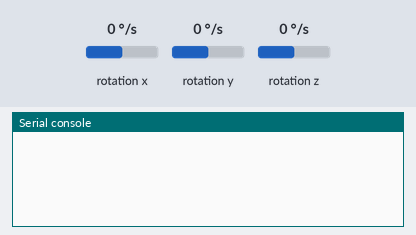
Bench run of a program on a simulated Raspberry Pi Pico running MicroPython. On the bench: the last lines printed to the serial console. Inputs (shaded band) come from the test bench; at power-on: rotation x 0 °/s, rotation y 0 °/s, rotation z 0 °/s. Library files of the repository ran but are not shown: imu.py.

Above: at 2.1 s.
2.2 s: rotation x set to -192 °/s
At 3.2 s:
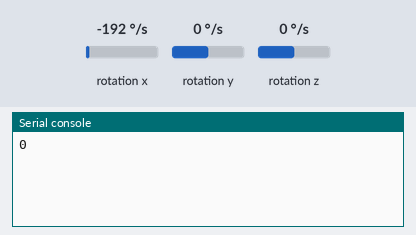
4.9 s: rotation x set to -100 °/s
At 6.9 s:
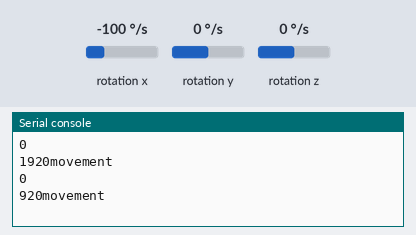

Measured:
- after the input at 4.9 s, the serial console: prints a new line after 1.0 s (image 2)

The program:

mpuTest.py
```python
from imu import MPU6050
import time
from machine import Pin, I2C

class gyro:
    def __init__(self):
        self.i2c = I2C(0, sda=Pin(0), scl=Pin(1), freq=400000)
        self.imu = MPU6050(self.i2c)
        self.a=0
        self.getZero()
    def getZero(self): #create a zerod value to detect change
        self.a=0
        for i in range(200):
            self.a+=int(self.imu.gyro.x*10)
        self.a=int(self.a/200)
    def movementDetected(self,sensitiviy=10):
        val=abs(int(self.imu.gyro.x*10)-self.a) #get thresholded value
        data=""
        if val>sensitiviy: #chec significance
            data = "movement"
        self.getZero() #reevaluate movement threshold
        print(str(val)+data)
        return data

g=gyro()
while True:
    #print(imu.accel.xyz,imu.gyro.xyz,imu.temperature,end='\r')
    time.sleep(0.5)
    g.movementDetected()
    
```
